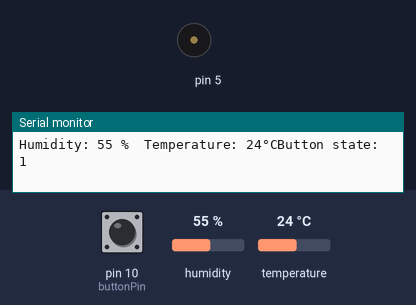
Simulated run of this sketch. Board: Arduino Uno, built with avr-gcc and run on an emulated ATmega328P. Shown: buzzer (waves = sounding), the last lines printed to the serial monitor. Inputs (shaded band) come from the test bench; at power-on: humidity 55 %, pin 10 (buttonPin) HIGH, temperature 24 °C.

Above: at 3.2 s.
3.3 s: humidity set to 52 %
8.7 s: humidity set to 49 %
At 9.5 s:
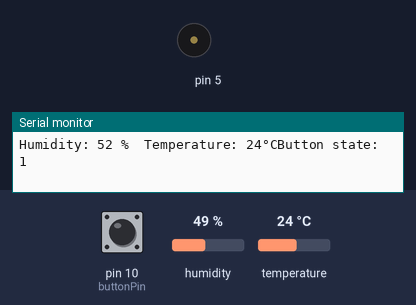
Timing chart, 0 to 11.7 s (numbered marks = the images above; inputs shaded):
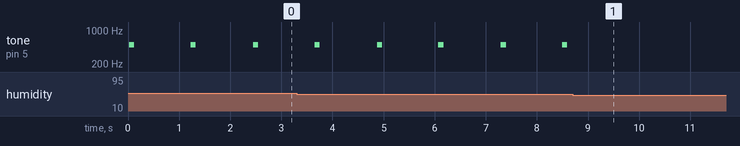

The sketch:

temp_senzor_i_zujalica.ino
```cpp
//#include "TinyDHT.h"

#include "DHT.h"

#define DHTPIN 2
#define DHTTYPE DHT11

int buttonPin = 10;
int btnState = 0;
DHT dht(DHTPIN, DHTTYPE);

void setup()
{
    pinMode(buttonPin, INPUT);
    Serial.begin(9600);
    dht.begin();
}

void loop()
{
    btnState = digitalRead(buttonPin);
    int h = dht.readHumidity();
    int t = dht.readTemperature(0);

    if (h>50 && h<60)
    {
      tone(5,500);
      delay(100);
      noTone(5);
      }
    if (h>60 && btnState==false)
    {
      tone(5,700);
      delay(1000);
      noTone(5);
      }
    Serial.print("Humidity: ");
    Serial.print(h);
    Serial.print(" %\t");
    Serial.print("Temperature: ");
    Serial.print(t);
    Serial.print("°C");
    Serial.print("Button state: ");
    Serial.println(btnState);

    delay(1100);
}
```

Measured:
- the behaviour switches between 51 and 50 % on humidity (found by bisection; images 0 and 1)
- after the input at 8.7 s, tone on pin 5: stops changing and stays silent
- by itself, tone on pin 5: alternates 500 Hz for 0.10 s and silent for 1.1 s
